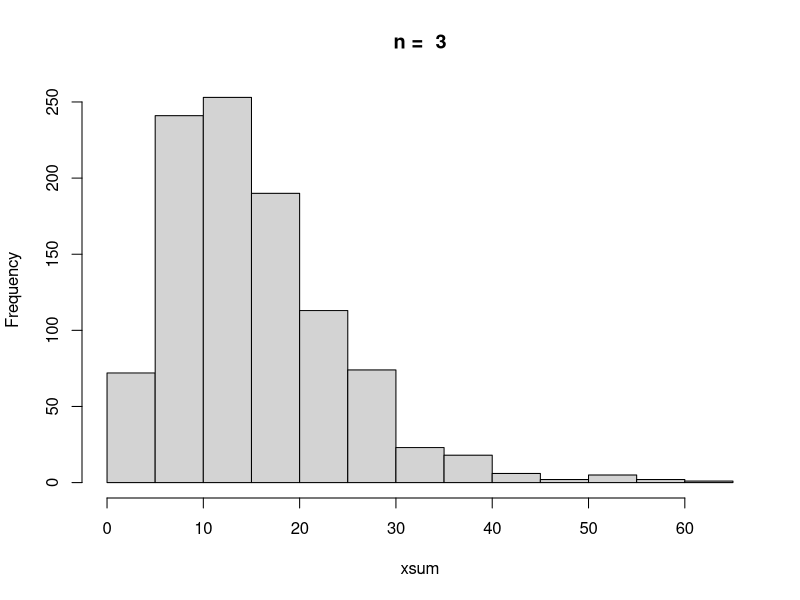
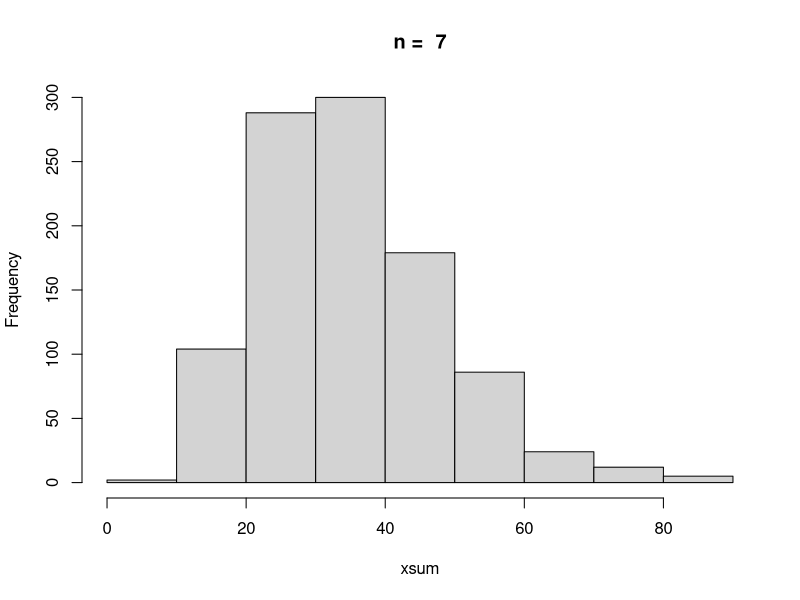
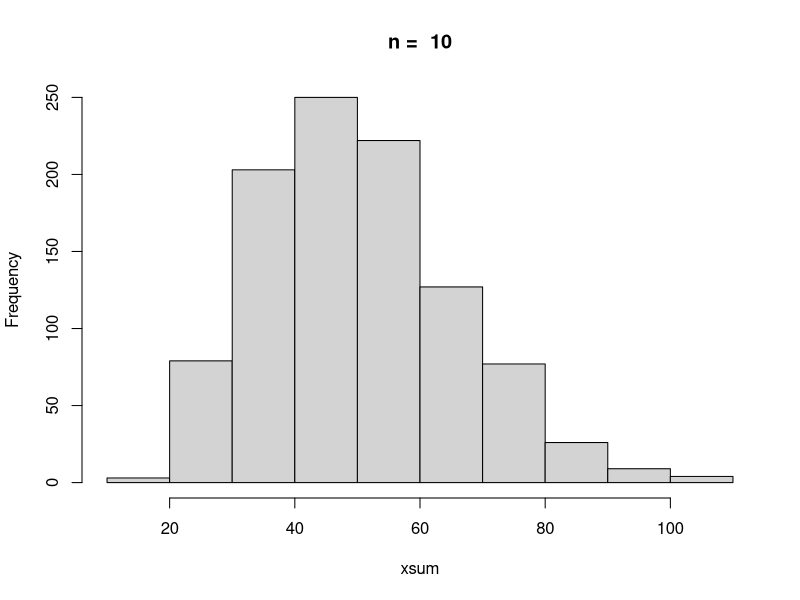
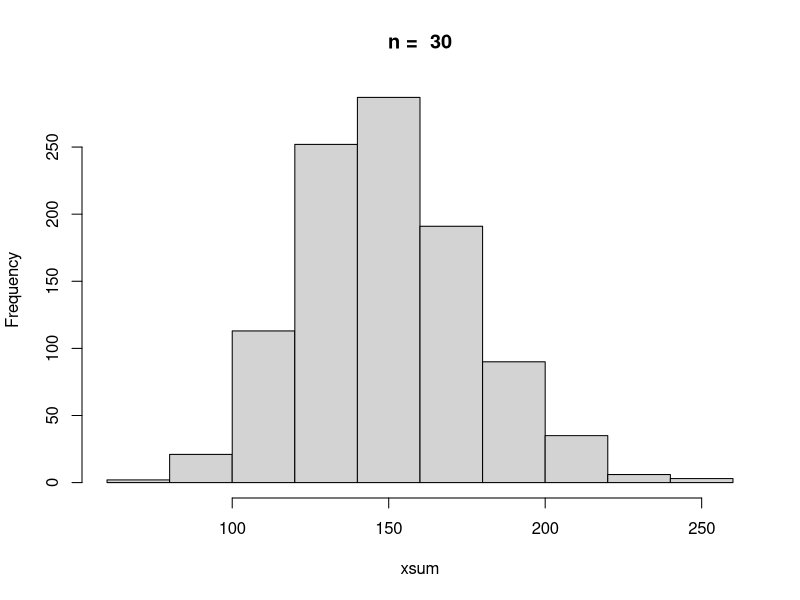
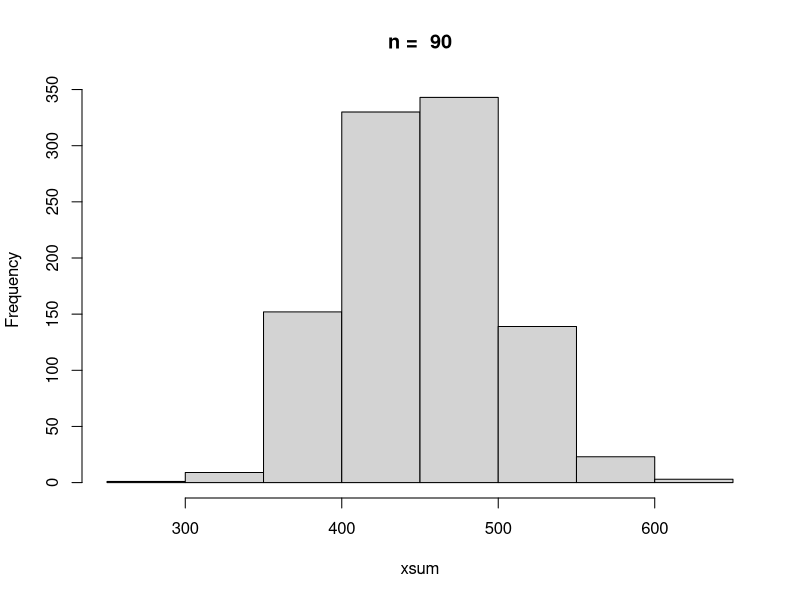
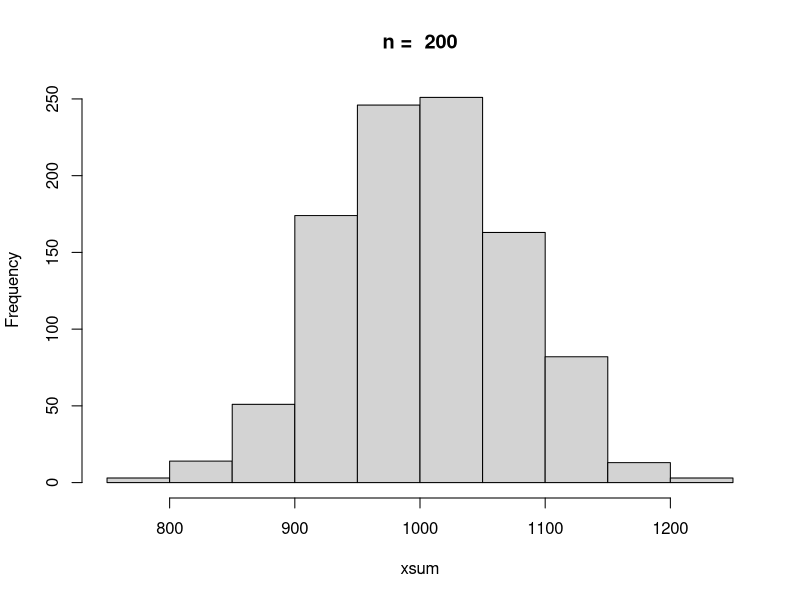
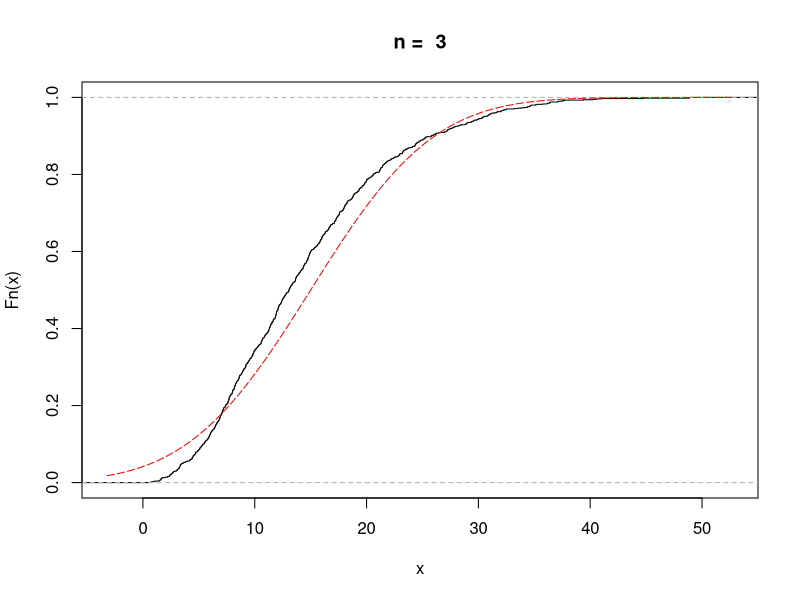
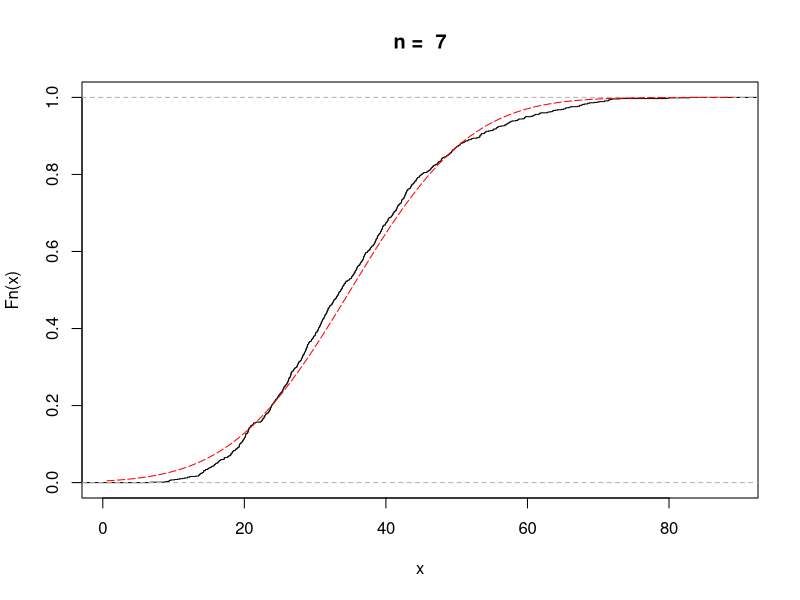

Reproduce these figures in R, in order.
# Problem 60
for (n in c(3, 7, 10, 30, 90, 200)) {
  xsum <- replicate(1000, sum(rexp(n, 1/5)))
  hist(xsum, main=paste("n = ", n))
}

for (n in c(3, 7, 10, 30, 90, 200)) {
  xsum <- replicate(1000, sum(rexp(n, 1/5)))
  plot.ecdf(xsum, dо.points=FALSE, main=paste("n = ", n))
  curve(pnorm(x, 5*n, 5*sqrt(n)), add=T, col="red", lty="longdash")
}

# Problem 61
for (n in c(3, 7, 10, 30, 90, 200)) {
  xmean <- replicate(1000, sum(rexp(n, 1/5))/n)
  hist(xsum, main=paste("n = ", n))
}

for (n in c(3, 7, 10, 30, 90, 200)) {
  xmean <- replicate(1000, sum(rexp(n, 1/5))/n)
  plot.ecdf(xmean, dо.points=FALSE, main=paste("n = ", n))
  curve(pnorm(x, 5, 5/sqrt(n)), add=T, col="red", lty="longdash")
}

# Problem 62
for (n in c(3, 7, 10, 30, 90, 200)) {
  xsum <- replicate(1000, sum(rpois(n, 3)))
  hist(xsum, main=paste("n = ", n))
}

for (n in c(3, 7, 10, 30, 90, 200)) {
  xsum <- replicate(1000, sum(rpois(n, 3)))
  plot.ecdf(xsum, dо.points=FALSE, main=paste("n = ", n))
  curve(pnorm(x, 3*n, sqrt(3*n)), add=T, col="red", lty="longdash")
}

# Problem 63
for (n in c(3, 7, 10, 30, 90, 200)) {
  xmean <- replicate(1000, sum(rpois(n, 3))/n)
  hist(xsum, main=paste("n = ", n))
}

for (n in c(3, 7, 10, 30, 90, 200)) {
  xmean <- replicate(1000, sum(rpois(n, 3))/n)
  plot.ecdf(xmean, dо.points=FALSE, main=paste("n = ", n))
  curve(pnorm(x, 3, sqrt(3)/sqrt(n)), add=T, col="red", lty="longdash")
}

# Problem 64
for (n in c(3, 7, 10, 30, 90, 200)) {
  xmean <- replicate(1000, sum(runif(n, 2, 8))/n)
  hist(xsum, main=paste("n = ", n))
}

for (n in c(3, 7, 10, 30, 90, 200)) {
  xmean <- replicate(1000, sum(runif(n, 2, 8))/n)
  plot.ecdf(xmean, dо.points=FALSE, main=paste("n = ", n))
  curve(pnorm(x, 5, sqrt((8-2)^2/12)/sqrt(n)), add=T, col="red", lty="longdash")
}

# Problem 65
a <- (980 - 900)/(900/sqrt(100))
1 - pnorm(a)

# Problem 66
# X ~ U(0, 60)
# X1, ..., X50
# P(25 <= X <= 35) = P(X <= 35) - P(X <= 25)
# P((X-mu)/(sigma/sqrt(n)) <= a) ~ pnorm(a)
# a = (35 - mu) / (sigma/sqrt(n))
# mu = EX = 0integral60(x*1/60) = x^2/120 from 0 to 60 = 30 - 0 = 30
# sigma = sqrt(DX) = (60-0)/sqrt(12) = 30/sqrt(3)
n <- 50
b <- (35 - 30)/(60/(sqrt(12)*sqrt(n)))
a <- (25 - 30)/(60/(sqrt(12)*sqrt(n)))
pnorm(b) - pnorm(a)

mean.vals <- replicate(100000, mean(runif(50, 0, 60)))
sum(mean.vals > 25 & mean.vals < 35) / length(mean.vals)

# Problem 67
x <- c(4:7)
p <- c(0.2, 0.4, 0.3, 0.1)
mu <- sum(x*p)
sigma <- sqrt(sum((x^2)*p) - mu^2)

a <- (5.5 - mu)/(sigma/sqrt(49))
1 - pnorm(a)

sample(x, 49, replace=T, prob=p)

mean.vals <- replicate(100000, mean(sample(x, 49, replace=T, prob=p)))
sum(mean.vals > 5.5)/length(mean.vals)

# Problem 68
a <- (4000 - 160*24) / (7*sqrt(160))
1 - pnorm(a)

# Problem 69
n <- 80
lambda <- 5
mu <- lambda
sigma <- sqrt(lambda)
b = (5.5 - mu)/(sigma/sqrt(n))
a = (4.5 - mu)/(sigma/sqrt(n))
pnorm(b) - pnorm(a)
